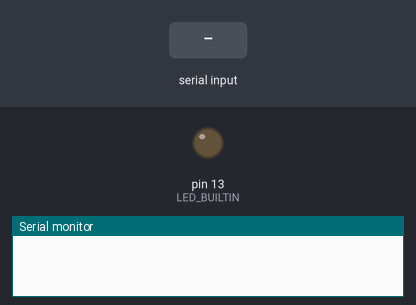
Simulated run of this sketch. Board: Arduino Uno, built with avr-gcc and run on an emulated ATmega328P. Shown: output pins drawn as LEDs (lit = HIGH), the last lines printed to the serial monitor. Inputs (shaded band) come from the test bench.

Above: at 1.2 s.
1.3 s: "<1111>" received over Serial
At 3.7 s:
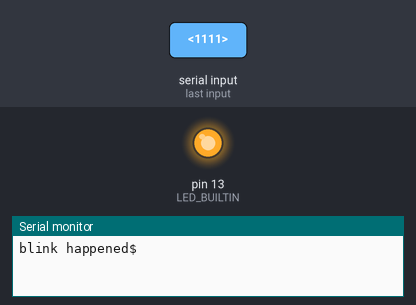
4.3 s: "<8888>" received over Serial
5.8 s: "<9999>" received over Serial
Timing chart, 0 to 8.8 s (numbered marks = the images above; inputs shaded):
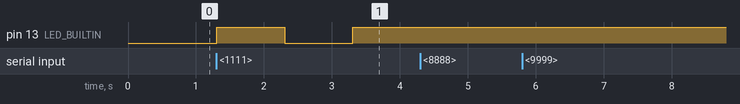

Measured:
- after the input at 1.3 s, pin 13 (LED_BUILTIN): LOW → HIGH at once, → LOW 1.0 s later, → HIGH 1.0 s later

The sketch:

arduino-identity-tester.ino
```cpp
//declare command code variable
String commandCode = "0";


//Serial buffer code
const byte numChars = 32;
char receivedChars[numChars];

boolean newData = false;
//Serial buffer code end

void setup() {
  Serial.begin(9600);
  pinMode(LED_BUILTIN, OUTPUT);

}

void loop() {


  // serial buffer code
  recvWithStartEndMarkers();
  showNewData();


  //Main set of if statements to trigger conditions from Serial commands

  if(commandCode == "1111"){
    digitalWrite(LED_BUILTIN, HIGH);   // turn the LED on (HIGH is the voltage level)
    delay(1000);                       // wait for a second
    digitalWrite(LED_BUILTIN, LOW);    // turn the LED off by making the voltage LOW
    delay(1000);
    digitalWrite(LED_BUILTIN, HIGH);   // turn the LED on (HIGH is the voltage level)
    Serial.print("blink happened$");
    commandCode = "0";
  }

  if(commandCode == "8888"){
    String error = "error";
    Serial.print(error);
    Serial.print("@");
    commandCode = "0";

  }

  if(commandCode == "9999"){
    String identity = "box5,2te,1hu,2ph,3re,3pu";
    Serial.print(identity);
    Serial.print("$");
    commandCode = "0";

  }


//End of Main set of if statements

}//end of main loop

//start of functions needed to be called in them main loop

//Serial buffer functions
void recvWithStartEndMarkers() {
    static boolean recvInProgress = false;
    static byte ndx = 0;
    char startMarker = '<';
    char endMarker = '>';
    char rc;

    while (Serial.available() > 0 && newData == false) {
        rc = Serial.read();

        if (recvInProgress == true) {
            if (rc != endMarker) {
                receivedChars[ndx] = rc;
                ndx++;
                if (ndx >= numChars) {
                    ndx = numChars - 1;
                }
            }
            else {
                receivedChars[ndx] = '\0'; // terminate the string
                recvInProgress = false;
                ndx = 0;
                newData = true;
            }
        }

        else if (rc == startMarker) {
            recvInProgress = true;
        }
    }
}

void showNewData() {
    if (newData == true) {
//        Serial.print(receivedChars);
//        Serial.print(":");
        commandCode = receivedChars;
        newData = false;
    }
}
```
